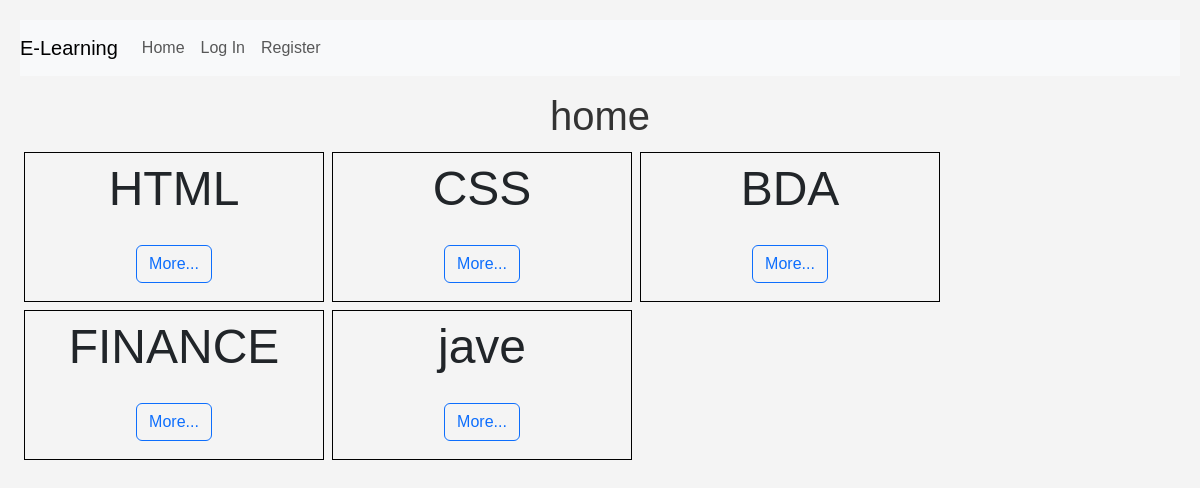
Before: / with the older database file.
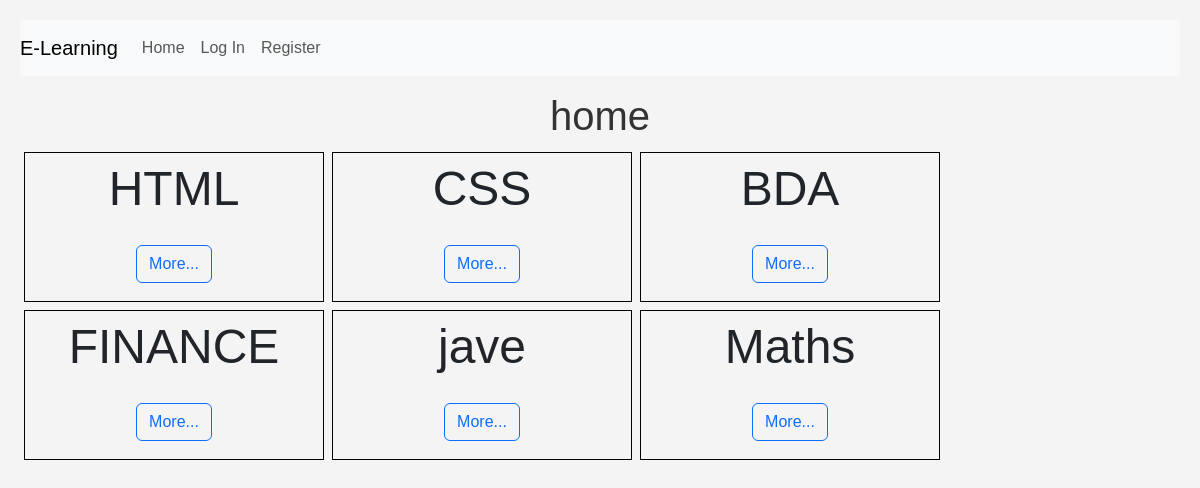
After: the same page with the newer database file.
### e_learning/models.py (models this page shows)
class Subject(models.Model):
    subject_name = models.CharField(max_length=100 ,unique=True)
    subject_description =models.TextField(blank=True)
    created_at = models.DateTimeField(auto_now_add=True)
    teacher = models.ForeignKey(Teacher, on_delete=models.CASCADE, related_name="subject_teacher")
    course= models.ManyToManyField(Course ,related_name="course_subject")
    enrolled_by = models.ManyToManyField(Student, through='enroll' , through_fields=('subject', 'student'),related_name='enrolled_sub')

### e_learning/views.py (the view)
# urls.py: path("", views.index, name="index"),
def index(request):
    subjects= Subject.objects.all()
    return render(request, "e_learning/index.html",{
                "subjects": subjects, })

### e_learning/templates/e_learning/index.html (shortened to what this page needs)
{% extends "e_learning/layout.html" %}
{% load static %}
{% block body %}
<h1> home</h1>
<div style="display: flex; flex-wrap: wrap;
align-content: flex-start;
">
    {% for subject in subjects %}
    <div id="subject{{subject.id}}" style="border: 1px solid black ; height: 150px;width: 300px; margin: 4px; text-align: center; font-size: 3em;" >
       {{subject.subject_name}}
       <br>
       <a href="{%url 'subject' subject.subject_name %}" class="btn btn-outline-primary">More... </a>
    </div>
    {% endfor %}
</div>
{% endblock %}

Changed rows visible on the page:
added Subject: subject_name "Maths"
